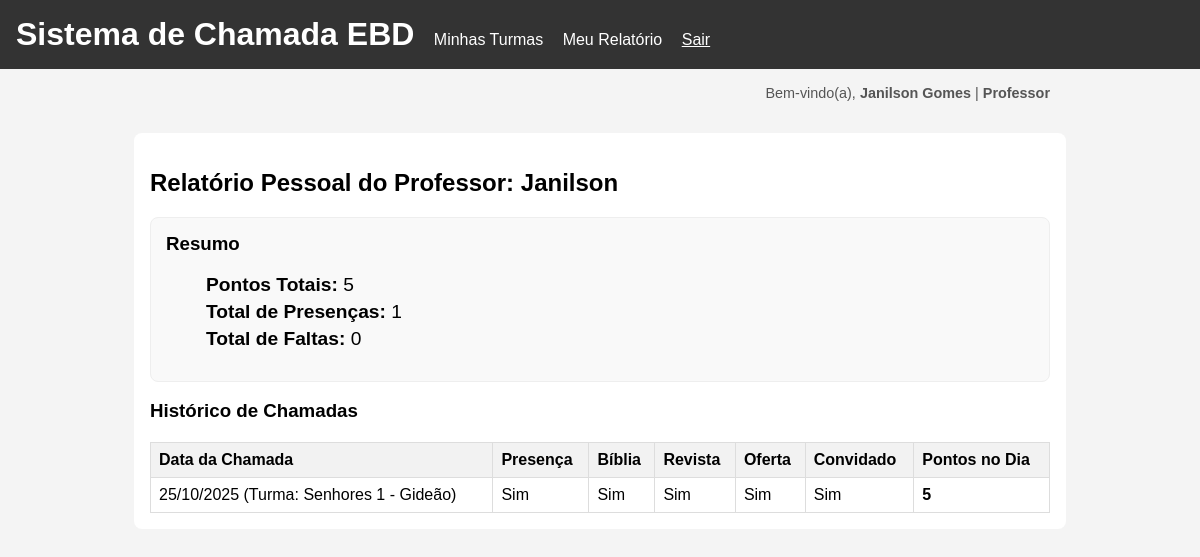
/meu-relatorio/professor/ (signed in), run on the app's committed database.
### core/models.py (models this page shows, shortened)
class RegistroChamadaProfessor(models.Model):
    chamada = models.OneToOneField(
        Chamada,
        on_delete=models.CASCADE,
        related_name='registro_professor'
    )
    professor = models.ForeignKey(
        PerfilProfessor,
        on_delete=models.CASCADE,
        related_name='registros_de_chamada'
    )
    presenca = models.BooleanField(default=False, verbose_name="Presença")
    biblia = models.BooleanField(default=False, verbose_name="Bíblia")
    revista = models.BooleanField(default=False, verbose_name="Revista")
    oferta = models.BooleanField(default=False, verbose_name="Oferta")
    convidado = models.BooleanField(default=False, verbose_name="Convidado")
    pontos_ganhos = models.IntegerField(default=0)

class Chamada(models.Model):
    turma = models.ForeignKey(Turma, on_delete=models.CASCADE, related_name='chamadas')
    data = models.DateField()
    criado_por = models.ForeignKey(User, on_delete=models.SET_NULL, null=True)
    class Meta:
        unique_together = ('turma', 'data')

class Turma(models.Model):
    nome = models.CharField(max_length=100, unique=True)
    professor = models.ForeignKey(
        User,
        on_delete=models.SET_NULL,
        null=True,
        blank=True,
        related_name='turmas_lecionadas'
    )

### core/views.py (the view)
# urls.py: path('meu-relatorio/professor/', views.meu_relatorio_professor, name='meu_relatorio_professor'),
@login_required
def meu_relatorio_professor(request):
    permissoes = permissoes_context(request)
    if not permissoes['is_professor']:
        return HttpResponseForbidden("<h1>Acesso Negado</h1><p>Esta página é apenas para professores.</p>")
    try:
        perfil = request.user.perfil_professor
        registros = RegistroChamadaProfessor.objects.filter(professor=perfil).order_by('-chamada__data')
    except PerfilProfessor.DoesNotExist:
        return HttpResponseForbidden("<h1>Erro</h1><p>Seu perfil de professor não foi encontrado.</p>")
    faltas = registros.filter(presenca=False).count()
    presencas = registros.filter(presenca=True).count()
    contexto = {
        'professor': request.user,
        'registros': registros,
        'faltas': faltas,
        'presencas': presencas,
        'pontos_totais': perfil.pontos_totais
    }
    return render(request, 'meu_relatorio_professor.html', contexto)

### core/context_processors.py (called while the page is built)
def permissoes_context(request):
    is_professor = False
    is_aluno = False
    is_supervisor = False
    aluno = None
    if request.user.is_authenticated:
        is_supervisor = request.user.groups.filter(name='Supervisores').exists()
        is_professor = request.user.groups.filter(name='Professores').exists()
        try:
            aluno = request.user.aluno
            is_aluno = True
        except:
            is_aluno = False
    return {
        'is_supervisor': is_supervisor,
        'is_professor': is_professor,
        'is_aluno': is_aluno,
        'aluno_global': aluno,
    }

### templates/meu_relatorio_professor.html (shortened to what this page needs)
{% extends 'base.html' %}
{% block content %}
    <h2>Relatório Pessoal do Professor: {{ professor.username }}</h2>
    <div class="rankings-container">
        <div class="ranking-box">
            <h3>Resumo</h3>
            <ul>
                <li><span>Pontos Totais:</span> {{ pontos_totais }}</li>
                <li><span>Total de Presenças:</span> {{ presencas }}</li>
                <li><span>Total de Faltas:</span> {{ faltas }}</li>
            </ul>
        </div>
    </div>
    <h3>Histórico de Chamadas</h3>
    <table class="chamada-table">
        <thead>
            <tr>
                <th>Data da Chamada</th>
                <th>Presença</th>
                <th>Bíblia</th>
                <th>Revista</th>
                <th>Oferta</th>
                <th>Convidado</th>
                <th>Pontos no Dia</th>
            </tr>
        </thead>
        <tbody>
            {% for registro in registros %}
                <tr>
                    <td>{{ registro.chamada.data|date:"d/m/Y" }} (Turma: {{ registro.chamada.turma.nome }})</td>
                    <td>{% if registro.presenca %}Sim{% else %}Não{% endif %}</td>
                    <td>{% if registro.biblia %}Sim{% else %}-{% endif %}</td>
                    <td>{% if registro.revista %}Sim{% else %}-{% endif %}</td>
                    <td>{% if registro.oferta %}Sim{% else %}-{% endif %}</td>
                    <td>{% if registro.convidado %}Sim{% else %}-{% endif %}</td>
                    <td><strong>{{ registro.pontos_ganhos }}</strong></td>
                </tr>
            {% empty %}
                <tr>
                    <td colspan="7">Nenhum registro encontrado.</td>
                </tr>
            {% endfor %}
        </tbody>
    </table>
{% endblock %}

### templates/base.html (shortened to what this page needs)
<!DOCTYPE html>
<html lang="pt-br">
<head>
    </head>
<body>
    <header>
        <h1>Sistema de Chamada EBD</h1>
        {% if user.is_authenticated %}
            {% if is_supervisor %}
                <a href="{% url 'relatorios' %}">Relatórios Gerais</a>
                {% if is_professor %}
                    <a href="{% url 'dashboard' %}">Minhas Turmas</a>
                {% endif %}
            {% elif is_professor %}
                <a href="{% url 'dashboard' %}">Minhas Turmas</a>
                <a href="{% url 'meu_relatorio_professor' %}">Meu Relatório</a>
            {% elif is_aluno %}
                <a href="{% url 'meu_relatorio' %}">Meu Relatório</a>
            {% endif %}
            <form method="post" action="{% url 'logout' %}" style="display: inline; margin-left: 15px;">
                <button type="submit" style="background: none; border: none; color: white; text-decoration: underline; cursor: pointer; font-size: 1em; padding: 0;">
                    Sair
                </button>
            </form>
        {% endif %}
    </header>
    <div style="max-width: 900px; margin: 1rem auto 0 auto; padding: 0 1rem; text-align: right; color: #555; font-size: 0.9em;">
    {% if user.is_authenticated %}
        Bem-vindo(a), <strong>{{ user.first_name|default:user.username }} {{ user.last_name|default:user.username }}</strong> |
        <span style="font-weight: bold;">
        {% if is_supervisor %}
            Supervisor
        {% elif is_professor %}
            Professor
        {% elif is_aluno %}
            Aluno
        {% else %}
            Usuário
        {% endif %}
        </span>
    {% endif %}
    </div>
    <main class="container">
        {% block content %}
        {% endblock %}
    </main>
</body>
</html>

### templates/base.html (style rules this page uses)
body { font-family: Arial, sans-serif; margin: 0; padding: 0; background-color: #f4f4f4; }
header { background-color: #333; color: white; padding: 1rem; }
header h1 { margin: 0; display: inline-block; }
header a { color: #fff; text-decoration: none; margin-left: 15px; }
.container { max-width: 900px; margin: 2rem auto; padding: 1rem; background-color: white; border-radius: 8px; }

### templates/meu_relatorio_professor.html (style rules this page uses)
.rankings-container { display: flex; flex-wrap: wrap; gap: 20px; }
.ranking-box { flex: 1; min-width: 250px; padding: 15px; background-color: #f9f9f9; border: 1px solid #eee; border-radius: 8px; }
.ranking-box h3 { margin-top: 0; }
.ranking-box li { list-style: none; font-size: 1.2em; margin-bottom: 5px; }
.ranking-box span { font-weight: bold; }
.chamada-table { width: 100%; border-collapse: collapse; margin-top: 20px; }
.chamada-table th, .chamada-table td { border: 1px solid #ddd; padding: 8px; text-align: left; }
.chamada-table th { background-color: #f2f2f2; }

### data on the page
RegistroChamadaProfessor: chamada.data "25/10/2025", chamada.turma.nome "Senhores 1 - Gideão", presenca "Sim", biblia "Sim", revista "Sim", oferta "Sim", convidado "Sim", pontos_ganhos "5"

### other printed values
{{ user.first_name|default:user.username }} "Janilson"
{{ user.last_name|default:user.username }} "Gomes"
{{ professor.username }} "Janilson"
{{ pontos_totais }} "5"
{{ presencas }} "1"
{{ faltas }} "0"
